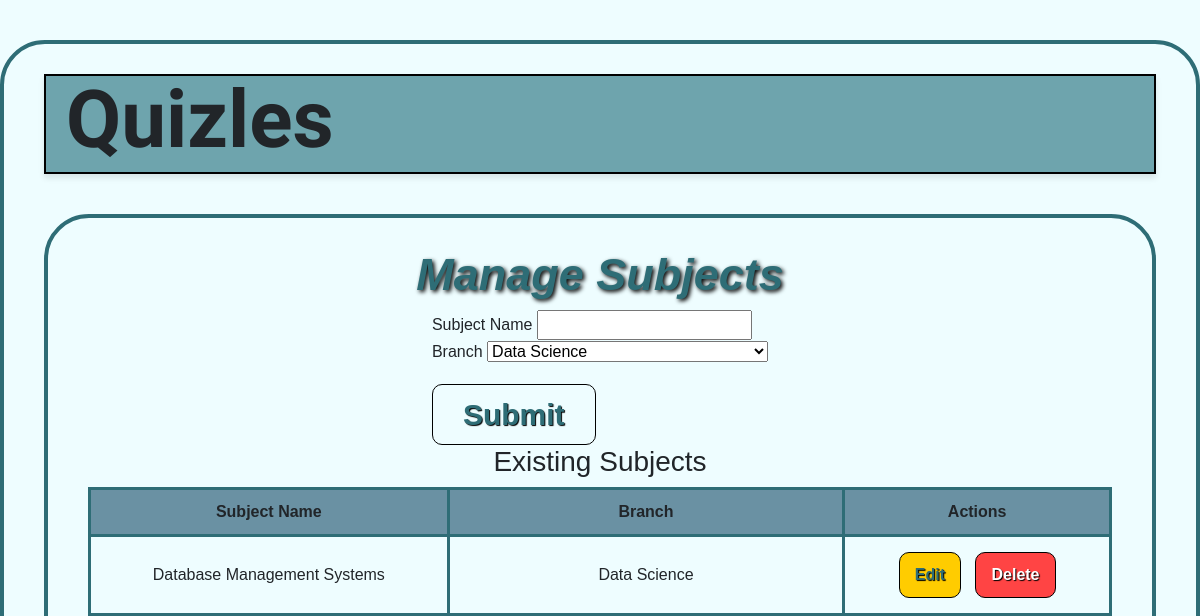
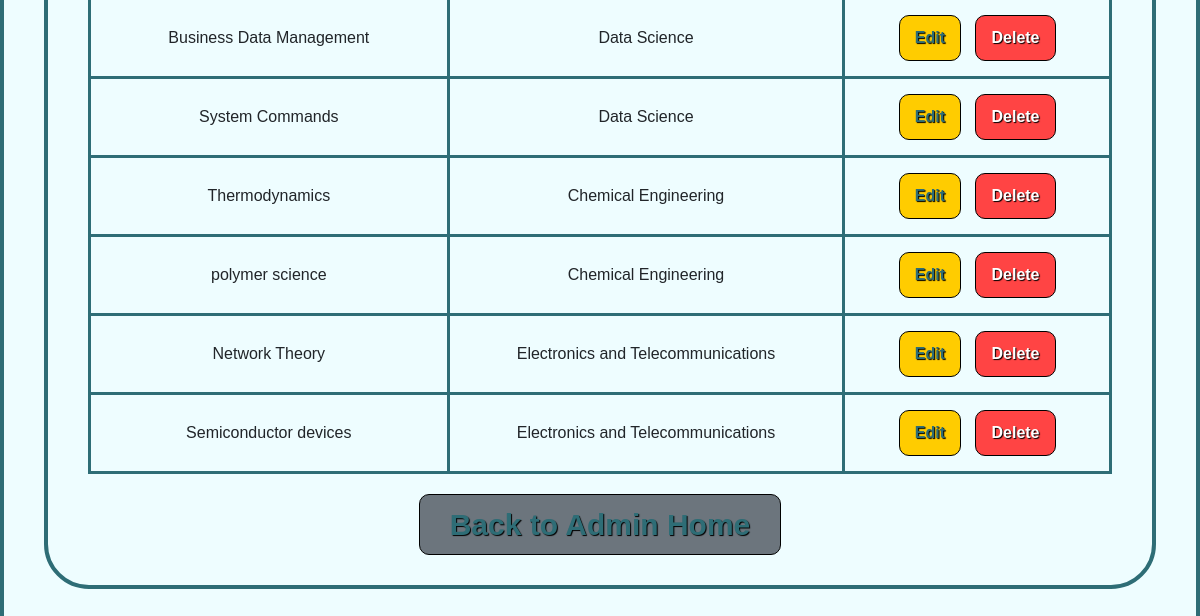
The app's page /admin/manage_subject (signed in), older data (2 pictures, top to bottom).
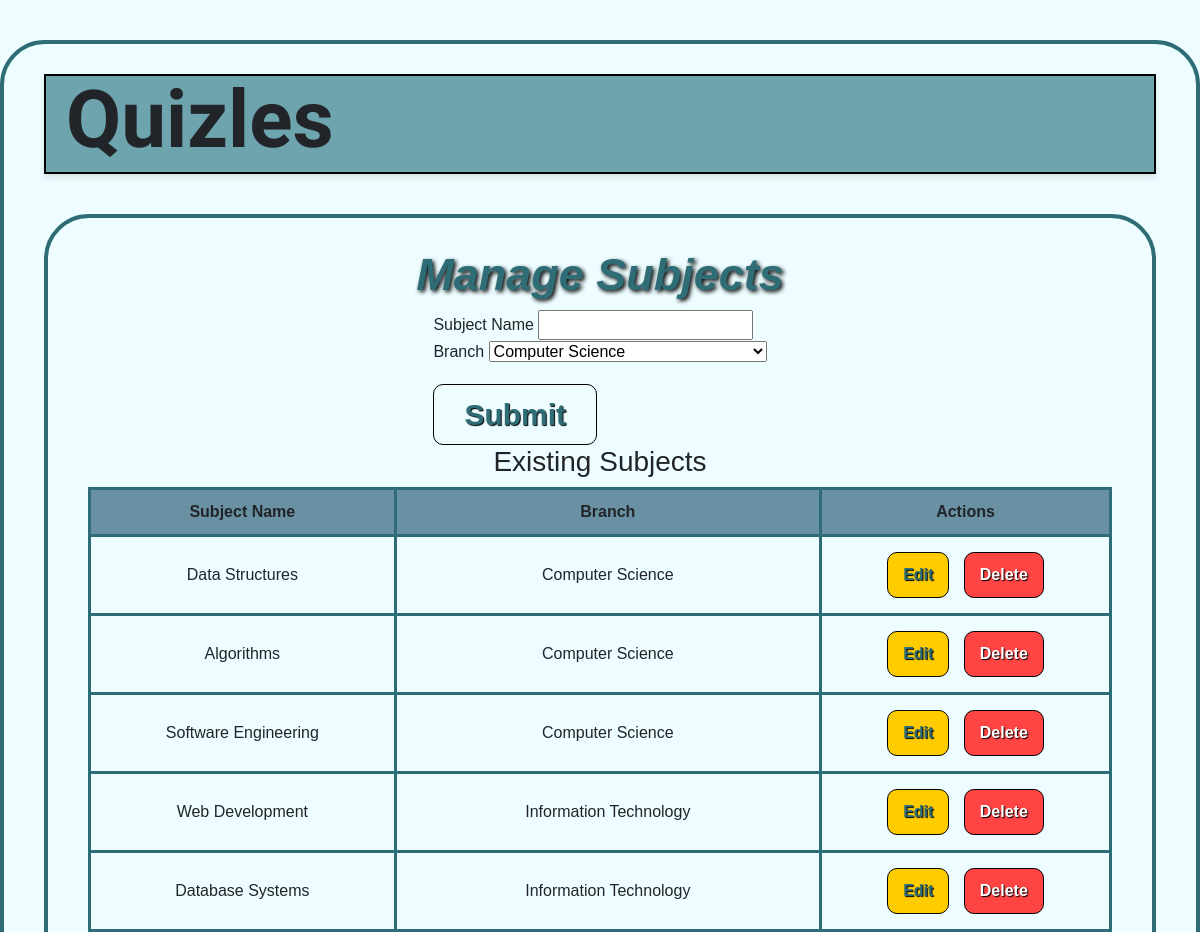
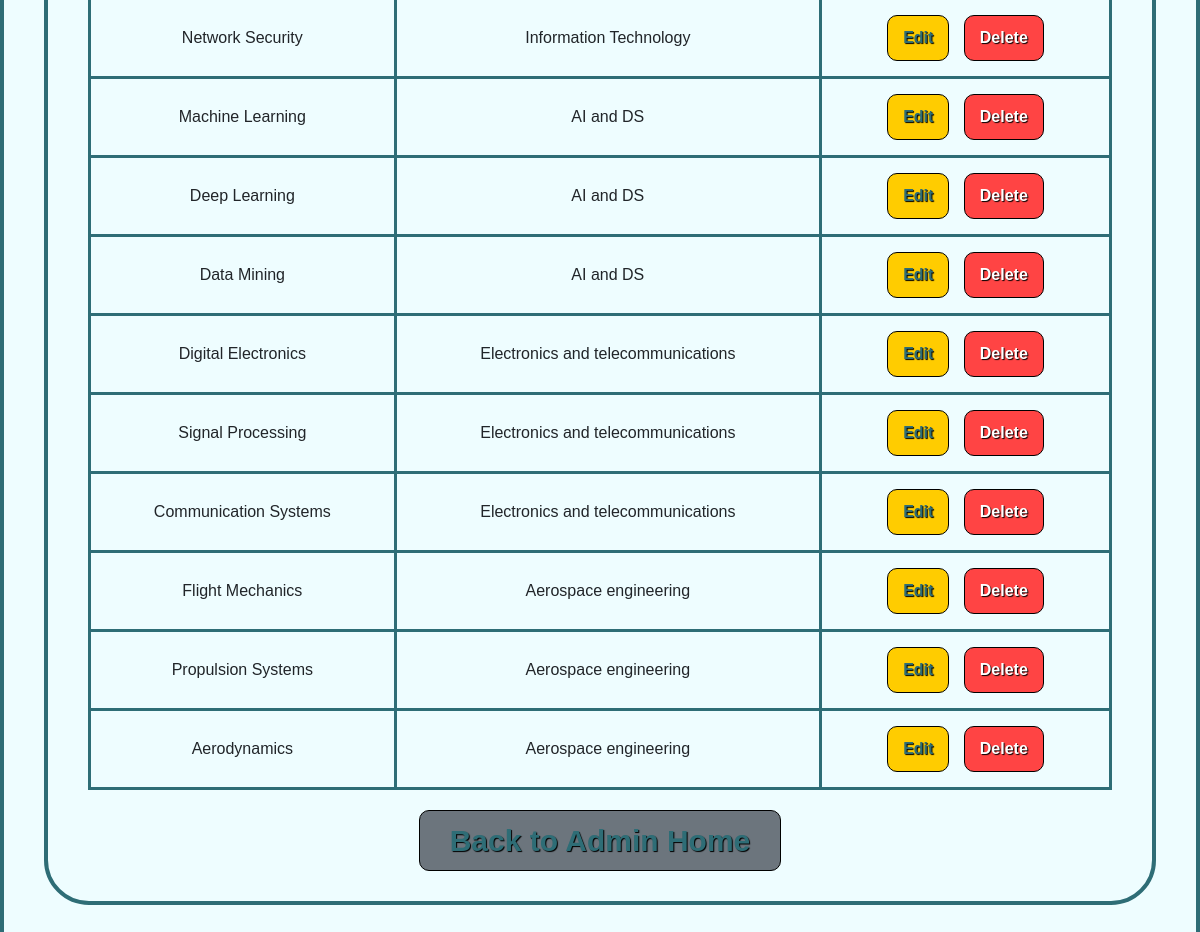
The same page, newer data (2 pictures, top to bottom).
### models.py (models this page shows)
class Branch(db.Model):
    __tablename__ = 'branch'
    id = db.Column(db.Integer, primary_key=True)
    name = db.Column(db.String(50), unique=True, nullable=False)
    users = db.relationship('User', backref='branch', lazy=True)
    subjects = db.relationship('Subject', backref='branch', lazy=True)

class Subject(db.Model):
    __tablename__ = 'subject'
    id = db.Column(db.Integer, primary_key=True)
    name = db.Column(db.String(50), unique=True, nullable=False)
    branch_id = db.Column(db.Integer, db.ForeignKey('branch.id'), nullable=False)
    chapters = db.relationship('Chapter', back_populates='subject', lazy=True)
    quizzes = db.relationship('Quiz', backref='subject', lazy=True)

### routes.py (the view, shortened to what this page needs)
@admin_bp.route("/manage_subject", methods=['GET', 'POST'])
@login_required
@admin_only
def manage_subject():
    form = SubjectForm()
    form.branch_id.choices = [(b.id, b.name) for b in Branch.query.all()]
    subjects = [(s, s.branch.name) for s in Subject.query.all()]  # Fetch subjects with branch names
    return render_template("admin/manage_subject.html", form=form, subjects=subjects)

### forms.py
class SubjectForm(FlaskForm):
    name = StringField('Subject Name', validators=[DataRequired()])
    branch_id = SelectField('Branch', coerce=int, validators=[DataRequired()])
    submit = SubmitField('Submit')

### app.py (called while the page is built)
@login_manager.user_loader
def load_user(user_id):
    return User.query.get(int(user_id))

### routes.py (called while the page is built)
def admin_only(func):
    @wraps(func)
    def wrapper(*args, **kwargs):
        if not current_user.is_authenticated or not current_user.is_admin:
            flash('Access restricted. Admins only!', 'error')
            return redirect(url_for('routes.index'))
        return func(*args, **kwargs)
    return wrapper

### templates/admin/manage_subject.html (shortened to what this page needs)
{% extends 'layout.html' %}
{% block content %}
<div class="header">
    <h3 onclick="location.href='{{ url_for('admin.admin_home') }}'">Quizles</h3>
</div>
<div class="container">
    <h2>Manage Subjects</h2>
    <form method="POST">
        <label>{{ form.name.label }}</label> {{ form.name }}
        <br>
        <label>{{ form.branch_id.label }}</label> {{ form.branch_id }}
        <br>
        {{ form.submit(class="btn") }}
    </form>
    <h3>Existing Subjects</h3>
    <table>
        <thead>
            <tr>
                <th>Subject Name</th>
                <th>Branch</th>
                <th>Actions</th>
            </tr>
        </thead>
        <tbody>
            {% for subject, branch_name in subjects %}
            <tr>
                <td>{{ subject.name }}</td>
                <td>{{ branch_name }}</td>
                <td>
                    <a href="{{ url_for('admin.manage_subject', subject_id=subject.id) }}" class="btn edit-btn">Edit</a>
                    <a href="{{ url_for('admin.manage_subject', delete_subject_id=subject.id) }}" class="btn delete-btn"
                       onclick="return confirm('Are you sure you want to delete this subject?')">Delete</a>
                </td>
            </tr>
            {% endfor %}
        </tbody>
    </table>
    <a href="{{ url_for('admin.admin_home') }}" class="btn btn-secondary">Back to Admin Home</a>
</div>
{% endblock %}

Row changes from the older to the newer data that the page shows:
changed Branch: name "Database Management Systems" → "Data Structures"; name "Data Science" → "Computer Science"; name "Business Data Management" → "Algorithms"; name "System Commands" → "Software Engineering"
now on this page (row edited): Branch: name "Web Development", name "Information Technology", name "Database Systems", name "Network Security"
now on one of the page's lists (row edited): Branch: name "Data Mining", name "AI and DS"
changed Branch: name "Thermodynamics" → "Machine Learning"; name "Chemical Engineering" → "AI and DS"; name "polymer science" → "Deep Learning"
now on one of the page's lists (row edited): Branch: name "Communication Systems", name "Electronics and telecommunications"
changed Branch: name "Network Theory" → "Digital Electronics"; name "Electronics and Telecommunications" → "Electronics and telecommunications"; name "Semiconductor devices" → "Signal Processing"
now on this page (row edited): Branch: name "Flight Mechanics", name "Aerospace engineering", name "Propulsion Systems", name "Aerodynamics"
Text that changed along with them:
form field branch_id: "Data Science" → "Computer Science"
